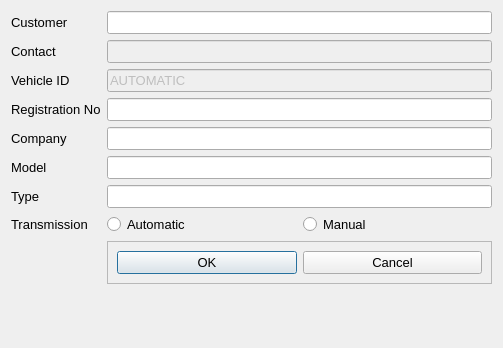
<?xml version="1.0" encoding="UTF-8"?>
<ui version="4.0">
 <class>Dialog</class>
 <widget class="QDialog" name="Dialog">
  <property name="geometry">
   <rect>
    <x>0</x>
    <y>0</y>
    <width>503</width>
    <height>348</height>
   </rect>
  </property>
  <property name="sizePolicy">
   <sizepolicy hsizetype="Fixed" vsizetype="Fixed">
    <horstretch>0</horstretch>
    <verstretch>0</verstretch>
   </sizepolicy>
  </property>
  <property name="font">
   <font>
    <pointsize>10</pointsize>
   </font>
  </property>
  <property name="windowTitle">
   <string>Dialog</string>
  </property>
  <layout class="QFormLayout" name="formLayout">
   <item row="0" column="0">
    <widget class="QLabel" name="label_customer">
     <property name="text">
      <string>Customer</string>
     </property>
    </widget>
   </item>
   <item row="1" column="0">
    <widget class="QLabel" name="label_contect">
     <property name="text">
      <string>Contact</string>
     </property>
    </widget>
   </item>
   <item row="1" column="1">
    <widget class="QLineEdit" name="input_v_contact">
     <property name="enabled">
      <bool>false</bool>
     </property>
    </widget>
   </item>
   <item row="2" column="0">
    <widget class="QLabel" name="label_id">
     <property name="text">
      <string>Vehicle ID</string>
     </property>
    </widget>
   </item>
   <item row="2" column="1">
    <widget class="QLineEdit" name="input_v_id">
     <property name="enabled">
      <bool>false</bool>
     </property>
     <property name="text">
      <string>AUTOMATIC</string>
     </property>
    </widget>
   </item>
   <item row="3" column="0">
    <widget class="QLabel" name="label_reg_no">
     <property name="text">
      <string>Registration No</string>
     </property>
    </widget>
   </item>
   <item row="3" column="1">
    <widget class="QLineEdit" name="input_v_reg_no">
     <property name="clearButtonEnabled">
      <bool>false</bool>
     </property>
    </widget>
   </item>
   <item row="4" column="0">
    <widget class="QLabel" name="label_company">
     <property name="text">
      <string>Company</string>
     </property>
    </widget>
   </item>
   <item row="4" column="1">
    <widget class="QLineEdit" name="input_v_company"/>
   </item>
   <item row="5" column="0">
    <widget class="QLabel" name="label_model">
     <property name="text">
      <string>Model</string>
     </property>
    </widget>
   </item>
   <item row="5" column="1">
    <widget class="QLineEdit" name="input_v_model"/>
   </item>
   <item row="6" column="0">
    <widget class="QLabel" name="label_type">
     <property name="text">
      <string>Type</string>
     </property>
    </widget>
   </item>
   <item row="6" column="1">
    <widget class="QLineEdit" name="input_v_type"/>
   </item>
   <item row="7" column="0">
    <widget class="QLabel" name="label_transmission">
     <property name="text">
      <string>Transmission</string>
     </property>
    </widget>
   </item>
   <item row="8" column="1">
    <widget class="QFrame" name="frame">
     <property name="frameShape">
      <enum>QFrame::StyledPanel</enum>
     </property>
     <property name="frameShadow">
      <enum>QFrame::Raised</enum>
     </property>
     <layout class="QHBoxLayout" name="horizontalLayout">
      <item>
       <widget class="QPushButton" name="bt_ok">
        <property name="text">
         <string>OK</string>
        </property>
       </widget>
      </item>
      <item>
       <widget class="QPushButton" name="bt_cancel">
        <property name="text">
         <string>Cancel</string>
        </property>
       </widget>
      </item>
     </layout>
    </widget>
   </item>
   <item row="7" column="1">
    <layout class="QHBoxLayout" name="horizontalLayout_2">
     <item>
      <widget class="QRadioButton" name="rbt_v_manual">
       <property name="text">
        <string>Automatic</string>
       </property>
      </widget>
     </item>
     <item>
      <widget class="QRadioButton" name="rbt_v_auto">
       <property name="text">
        <string>Manual</string>
       </property>
      </widget>
     </item>
    </layout>
   </item>
   <item row="0" column="1">
    <widget class="QLineEdit" name="input_c_name"/>
   </item>
  </layout>
 </widget>
 <resources/>
 <connections/>
</ui>
